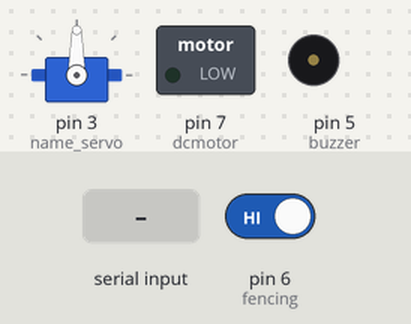
A sketch run on a simulated Arduino Uno, built with avr-gcc and run on an emulated ATmega328P. Parts: servo, switched loads named in the sketch (green lamp = pin HIGH), buzzer (waves = sounding, pin HIGH). The test bench sets the inputs (shaded band); at power-on: pin 6 (fencing) HIGH. Pins used as bus, display or sensor lines are not drawn; what the sketch prints to the serial monitor is not drawn.

Above: at 1.2 s.
1.3 s: pin 6 (fencing) driven LOW
At 2.5 s:
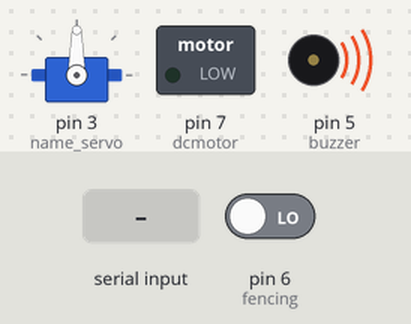
2.8 s: "c" received over Serial
At 3.8 s:
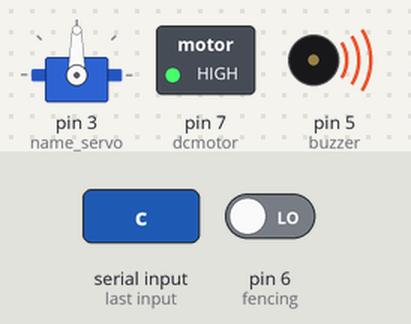
5.8 s: "d" received over Serial
At 6.4 s:
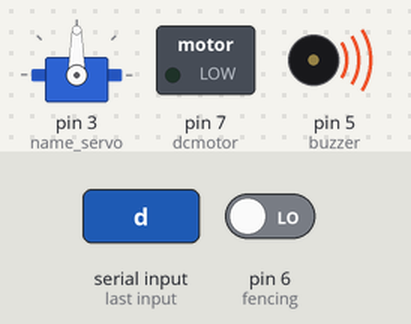
Timing chart, 0 to 8.8 s (numbered marks = the images above; inputs shaded):
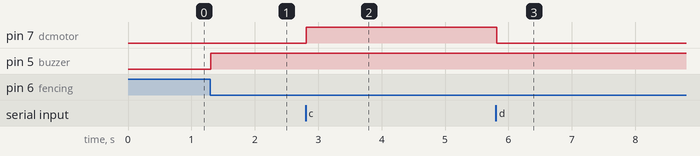

The sketch:

RFID_acces_Gate.ino
```cpp
/* SMART AGRICULTURE PROJECT Applicatios (Arduino code)
# 3 phase detection
# soil moisture detection
# rfid access to enter the field (gate open and close)
# fensing security for entire field
# security alarm for unauthorised access (for RFID and Fensing)
# Motor for water supply
*/

#include <RFID.h>

/*
* Read a card using a mfrc522 reader on your SPI interface
* Pin layout should be as follows (on Arduino Uno):
* MOSI: Pin 11 / ICSP-4
* MISO: Pin 12 / ICSP-1
* SCK: Pin 13 / ISCP-3
* SS/SDA: Pin 10
* RST: Pin 9
*/

#include <SPI.h>

#include <RFID.h>
#include <Servo.h>
#define SS_PIN 10
#define RST_PIN 9
// Add library  (Kütüphaneyi Ekleyin)

RFID rfid(SS_PIN,RST_PIN);

char uartdata;
int dcmotor = 7;
int buzzer = 5;
int fencing = 6;
int flag=0;
Servo name_servo;
int serNum[5];
int cards[][5] = {                  //Registered RFID cards
    {118,41,18,179,254},
    {64,181,48,28,217}

};

bool access = false;

void setup()
{
    name_servo.attach (3);          // Define the servo signal pins (PWM 3-5-6-9-10-11)
    Serial.begin(9600);

    SPI.begin();
    rfid.init();

    pinMode(dcmotor, OUTPUT);
    pinMode(fencing, INPUT);

    pinMode(buzzer, OUTPUT);
    digitalWrite(dcmotor, LOW);
}

void loop()
{

    if(rfid.isCard()) {

        if(rfid.readCardSerial()) {

            for(int x = 0; x < sizeof(cards); x++) {
                for(int i = 0; i < sizeof(rfid.serNum); i++ ) {
                    if(rfid.serNum[i] != cards[x][i]) {
                        access = false;
                        break;
                    } else {
                        access = true;
                    }
                }
                if(access) break;
            }
        }

        if(access) {                 // if authorised access
            Serial.print('s');
            name_servo.write (180);  // open the gate to enter the field
            delay(2000);
            name_servo.write (0);

        }
        if(access==false) {         // un authorised access
            Serial.print('n');
            digitalWrite(buzzer, HIGH);
        }
    }
    if (Serial.available()) { // Uart data reading
        uartdata = Serial.read();
        //Serial.println(uartdata);
        if(uartdata == 'a') { // for buzzer ON
            digitalWrite(buzzer, HIGH);
            flag =1;

        }
        if(uartdata == 'b') { // for buzzer OFF
            digitalWrite(buzzer, LOW);
            flag =0;
        }
        if(uartdata == 'c') { // for dcmotor ON
            digitalWrite(dcmotor, HIGH);
        }
        if(uartdata == 'd') { // for dcmotor OFF
            digitalWrite(dcmotor, LOW);
        }
    }

    if(flag == 0) {
        if(digitalRead(fencing)==0) { // fencing data
            digitalWrite(buzzer, HIGH); // security alarm
            Serial.print('f');          // sesnding the data to wizwiki W750SR via UART

        }
    }


}
```

Measured:
- after the input at 1.3 s, pin 5 (buzzer): LOW → HIGH at once
- after the input at 2.8 s, pin 7 (dcmotor): LOW → HIGH at once
- after the input at 5.8 s, pin 7 (dcmotor): HIGH → LOW at once
